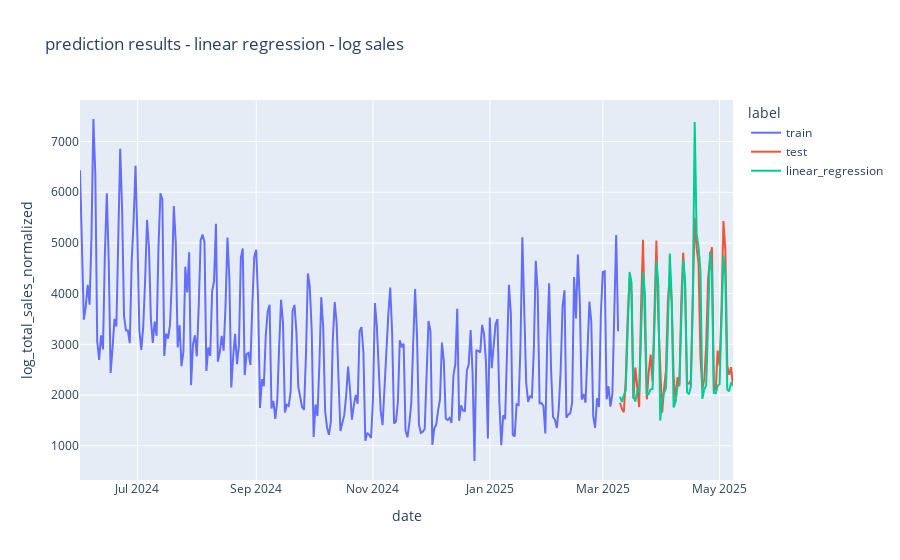

The cell this chart's notebook holds for it:
### Code cell
y_train_for_plot = pd.DataFrame(np.exp(y_train)).assign(label='train')
y_test_for_plot = pd.DataFrame(np.exp(y_test)).assign(label='test')
lr_pred_for_plot = pd.DataFrame(np.exp(lr_pred), columns=['log_total_sales_normalized'], index=y_test.index).assign(label='linear_regression')

px.line(pd.concat((y_train_for_plot, y_test_for_plot, lr_pred_for_plot)), 
        y="log_total_sales_normalized",
        color='label', 
        title='prediction results - linear regression - log sales')
